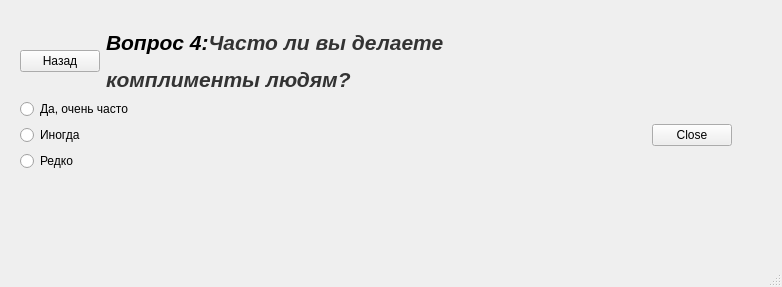
<?xml version="1.0" encoding="UTF-8"?>
<ui version="4.0">
 <class>Test_2q4</class>
 <widget class="QMainWindow" name="Test_2q4">
  <property name="geometry">
   <rect>
    <x>0</x>
    <y>0</y>
    <width>782</width>
    <height>287</height>
   </rect>
  </property>
  <property name="windowTitle">
   <string>MainWindow</string>
  </property>
  <widget class="QWidget" name="centralwidget">
   <widget class="QWidget" name="">
    <property name="geometry">
     <rect>
      <x>20</x>
      <y>30</y>
      <width>712</width>
      <height>141</height>
     </rect>
    </property>
    <layout class="QGridLayout" name="gridLayout">
     <item row="0" column="0">
      <layout class="QHBoxLayout" name="horizontalLayout">
       <item>
        <widget class="QPushButton" name="backButton_for_q3">
         <property name="text">
          <string>Назад</string>
         </property>
        </widget>
       </item>
       <item>
        <widget class="QLabel" name="label">
         <property name="text">
          <string>&lt;html&gt;&lt;head/&gt;&lt;body&gt;&lt;p&gt;&lt;span style=&quot; font-size:16pt; font-weight:600; font-style:italic;&quot;&gt;Вопрос 4:&lt;/span&gt;&lt;span style=&quot; font-family:'Trebuchet MS,Georgia,Bitstream Charter,serif'; font-size:16pt; font-weight:600; font-style:italic; color:#333333; background-color:transparent;&quot;&gt;Часто ли вы делаете&lt;/span&gt;&lt;/p&gt;&lt;p&gt;&lt;span style=&quot; font-family:'Trebuchet MS,Georgia,Bitstream Charter,serif'; font-size:16pt; font-weight:600; font-style:italic; color:#333333; background-color:transparent;&quot;&gt; комплименты людям?&lt;/span&gt;&lt;/p&gt;&lt;/body&gt;&lt;/html&gt;</string>
         </property>
        </widget>
       </item>
      </layout>
     </item>
     <item row="1" column="0">
      <layout class="QVBoxLayout" name="verticalLayout">
       <item>
        <widget class="QRadioButton" name="radioButton_14">
         <property name="text">
          <string>Да, очень часто</string>
         </property>
        </widget>
       </item>
       <item>
        <widget class="QRadioButton" name="radioButton_24">
         <property name="text">
          <string>Иногда</string>
         </property>
        </widget>
       </item>
       <item>
        <widget class="QRadioButton" name="radioButton_34">
         <property name="text">
          <string>Редко</string>
         </property>
        </widget>
       </item>
      </layout>
     </item>
     <item row="1" column="1">
      <layout class="QHBoxLayout" name="horizontalLayout_2">
       <item>
        <spacer name="horizontalSpacer">
         <property name="orientation">
          <enum>Qt::Horizontal</enum>
         </property>
         <property name="sizeHint" stdset="0">
          <size>
           <width>208</width>
           <height>20</height>
          </size>
         </property>
        </spacer>
       </item>
       <item>
        <widget class="QPushButton" name="closeButton_for_Begin">
         <property name="text">
          <string>Close</string>
         </property>
        </widget>
       </item>
      </layout>
     </item>
    </layout>
   </widget>
  </widget>
  <widget class="QMenuBar" name="menubar">
   <property name="geometry">
    <rect>
     <x>0</x>
     <y>0</y>
     <width>782</width>
     <height>21</height>
    </rect>
   </property>
  </widget>
  <widget class="QStatusBar" name="statusbar"/>
 </widget>
 <resources/>
 <connections/>
</ui>
